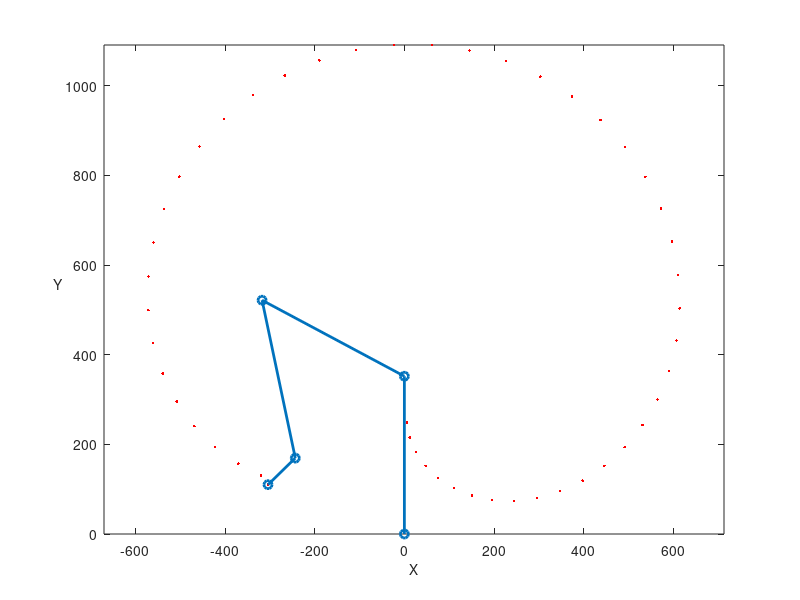

MATLAB code to generate this figure: (Note: this script raises an error after producing the figure.)
clear ; close all ; clc ;
%initialisation
OA = 352 ; AB = 360 ; BC = 360 ; CP = 85 ;

ct = 1 ; N = 50 ;

t = linspace(0,1,N);

theta1P = 3 ; theta2P = 5 ; theta3P = 1;

thetai1 = (-20*pi./180) ; thetai2 = (-150*pi./180) ; thetai3 = (-115*pi./180) ;

theta1=theta1P*t+thetai1;
theta1(theta1<(-20*pi./180))=(-20*pi./180);
theta1(theta1>(180*pi./180))=(180*pi./180);

theta2=theta2P*t+thetai2;
theta2(theta2<(-150*pi./180))=(-150*pi./180);
theta2(theta2>(130*pi./180))=(130*pi./180);

theta3=theta3P*t+thetai3;
theta3(theta3<(-115*pi./180))=(-115*pi./180);
theta3(theta3>(115*pi./180))=(115*pi./180);

Bx = AB*cos(theta1);
By = OA + AB*sin(theta1);

Cx = Bx + BC*cos(theta2+theta1);
Cy = By + BC*sin(theta2+theta1);
 
Px = Cx + CP*cos(theta3+theta2+theta1);
Py = Cy + CP*sin(theta3+theta2+theta1);

%loop
for j = 1 : N
    
    plot([Px],[Py],'r.',[0 0 Bx(j) Cx(j) Px(j)],[0 OA  By(j) Cy(j) Py(j)],'linewidth',2,"Marker","o")
    %axis ([-800 850 -100 1300])
    axis equal;
    xlabel('X','fontsize',10)
    ylabel('Y','fontsize',10,'Rotation',0)
    M(ct) = getframe(gcf);
    ct=ct+1;         
    clc;
end

movie(M);
videofile = VideoWriter('forward_kinematics.avi','Uncompressed Avi');
open(videofile);
writeVideo(videofile,M);
close(videofile);
